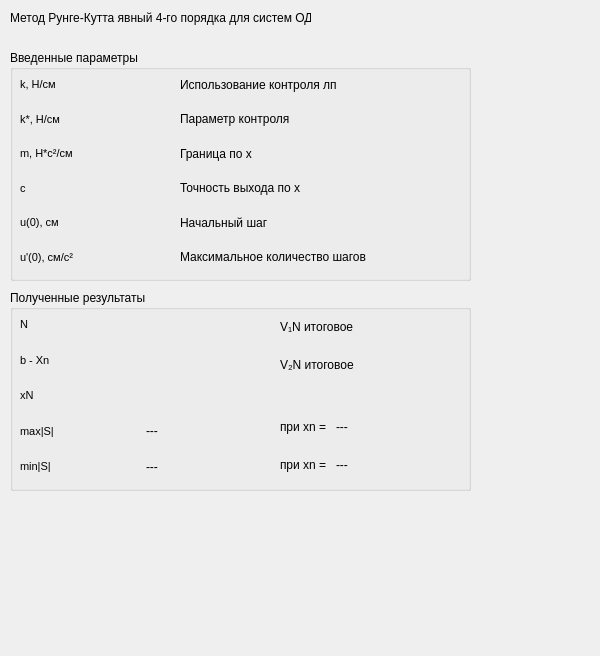
<?xml version="1.0" encoding="UTF-8"?>
<ui version="4.0">
 <class>Dialog</class>
 <widget class="QDialog" name="Dialog">
  <property name="geometry">
   <rect>
    <x>0</x>
    <y>0</y>
    <width>600</width>
    <height>656</height>
   </rect>
  </property>
  <property name="windowTitle">
   <string>Dialog</string>
  </property>
  <widget class="QGroupBox" name="groupBox">
   <property name="geometry">
    <rect>
     <x>10</x>
     <y>50</y>
     <width>461</width>
     <height>231</height>
    </rect>
   </property>
   <property name="title">
    <string>Введенные параметры</string>
   </property>
   <widget class="QWidget" name="layoutWidget">
    <property name="geometry">
     <rect>
      <x>10</x>
      <y>20</y>
      <width>151</width>
      <height>201</height>
     </rect>
    </property>
    <layout class="QGridLayout" name="gridLayout_4">
     <item row="2" column="1">
      <widget class="QLabel" name="label_8">
       <property name="text">
        <string/>
       </property>
      </widget>
     </item>
     <item row="3" column="1">
      <widget class="QLabel" name="label_9">
       <property name="text">
        <string/>
       </property>
      </widget>
     </item>
     <item row="0" column="1">
      <widget class="QLabel" name="label_2">
       <property name="text">
        <string/>
       </property>
      </widget>
     </item>
     <item row="1" column="1">
      <widget class="QLabel" name="label">
       <property name="text">
        <string/>
       </property>
      </widget>
     </item>
     <item row="0" column="0">
      <widget class="QLabel" name="label_4">
       <property name="font">
        <font>
         <pointsize>8</pointsize>
         <weight>50</weight>
         <bold>false</bold>
        </font>
       </property>
       <property name="text">
        <string>k, Н/см</string>
       </property>
      </widget>
     </item>
     <item row="1" column="0">
      <widget class="QLabel" name="label_5">
       <property name="font">
        <font>
         <pointsize>8</pointsize>
         <weight>50</weight>
         <bold>false</bold>
        </font>
       </property>
       <property name="text">
        <string>k*, Н/см</string>
       </property>
      </widget>
     </item>
     <item row="2" column="0">
      <widget class="QLabel" name="label_6">
       <property name="font">
        <font>
         <pointsize>8</pointsize>
         <weight>50</weight>
         <bold>false</bold>
        </font>
       </property>
       <property name="text">
        <string>m, Н*с²/см</string>
       </property>
      </widget>
     </item>
     <item row="3" column="0">
      <widget class="QLabel" name="label_7">
       <property name="font">
        <font>
         <pointsize>8</pointsize>
         <weight>50</weight>
         <bold>false</bold>
        </font>
       </property>
       <property name="text">
        <string>c</string>
       </property>
      </widget>
     </item>
     <item row="4" column="0">
      <widget class="QLabel" name="label_10">
       <property name="font">
        <font>
         <pointsize>8</pointsize>
         <weight>50</weight>
         <bold>false</bold>
        </font>
       </property>
       <property name="text">
        <string>u(0), см</string>
       </property>
      </widget>
     </item>
     <item row="5" column="0">
      <widget class="QLabel" name="label_11">
       <property name="font">
        <font>
         <pointsize>8</pointsize>
         <weight>50</weight>
         <bold>false</bold>
        </font>
       </property>
       <property name="text">
        <string>u'(0), см/с²</string>
       </property>
      </widget>
     </item>
     <item row="4" column="1">
      <widget class="QLabel" name="label_12">
       <property name="text">
        <string/>
       </property>
      </widget>
     </item>
     <item row="5" column="1">
      <widget class="QLabel" name="label_13">
       <property name="text">
        <string/>
       </property>
      </widget>
     </item>
    </layout>
   </widget>
   <widget class="QWidget" name="gridLayoutWidget">
    <property name="geometry">
     <rect>
      <x>170</x>
      <y>20</y>
      <width>281</width>
      <height>201</height>
     </rect>
    </property>
    <layout class="QGridLayout" name="gridLayout">
     <item row="1" column="1">
      <widget class="QLabel" name="label_17">
       <property name="text">
        <string/>
       </property>
      </widget>
     </item>
     <item row="0" column="0">
      <widget class="QLabel" name="label_14">
       <property name="text">
        <string>Использование контроля лп</string>
       </property>
      </widget>
     </item>
     <item row="1" column="0">
      <widget class="QLabel" name="label_16">
       <property name="text">
        <string>Параметр контроля</string>
       </property>
      </widget>
     </item>
     <item row="2" column="1">
      <widget class="QLabel" name="label_19">
       <property name="text">
        <string/>
       </property>
      </widget>
     </item>
     <item row="2" column="0">
      <widget class="QLabel" name="label_18">
       <property name="text">
        <string>Граница по x</string>
       </property>
      </widget>
     </item>
     <item row="3" column="0">
      <widget class="QLabel" name="label_21">
       <property name="text">
        <string>Точность выхода по x</string>
       </property>
      </widget>
     </item>
     <item row="3" column="1">
      <widget class="QLabel" name="label_20">
       <property name="text">
        <string/>
       </property>
      </widget>
     </item>
     <item row="0" column="1">
      <widget class="QLabel" name="label_15">
       <property name="text">
        <string/>
       </property>
      </widget>
     </item>
     <item row="5" column="1">
      <widget class="QLabel" name="label_22">
       <property name="text">
        <string/>
       </property>
      </widget>
     </item>
     <item row="4" column="0">
      <widget class="QLabel" name="label_23">
       <property name="text">
        <string>Начальный шаг</string>
       </property>
      </widget>
     </item>
     <item row="4" column="1">
      <widget class="QLabel" name="label_24">
       <property name="text">
        <string/>
       </property>
      </widget>
     </item>
     <item row="5" column="0">
      <widget class="QLabel" name="label_25">
       <property name="text">
        <string>Максимальное количество шагов</string>
       </property>
      </widget>
     </item>
    </layout>
   </widget>
  </widget>
  <widget class="QLabel" name="label_3">
   <property name="geometry">
    <rect>
     <x>10</x>
     <y>10</y>
     <width>301</width>
     <height>16</height>
    </rect>
   </property>
   <property name="text">
    <string>Метод Рунге-Кутта явный 4-го порядка для систем ОДУ</string>
   </property>
  </widget>
  <widget class="QGroupBox" name="groupBox_2">
   <property name="geometry">
    <rect>
     <x>10</x>
     <y>290</y>
     <width>461</width>
     <height>201</height>
    </rect>
   </property>
   <property name="title">
    <string>Полученные результаты</string>
   </property>
   <widget class="QWidget" name="layoutWidget_2">
    <property name="geometry">
     <rect>
      <x>10</x>
      <y>20</y>
      <width>245</width>
      <height>171</height>
     </rect>
    </property>
    <layout class="QGridLayout" name="gridLayout_5">
     <item row="4" column="1">
      <widget class="QLabel" name="label_36">
       <property name="text">
        <string>---</string>
       </property>
      </widget>
     </item>
     <item row="0" column="0">
      <widget class="QLabel" name="label_30">
       <property name="font">
        <font>
         <pointsize>8</pointsize>
         <weight>50</weight>
         <bold>false</bold>
        </font>
       </property>
       <property name="text">
        <string>N</string>
       </property>
      </widget>
     </item>
     <item row="3" column="1">
      <widget class="QLabel" name="label_27">
       <property name="text">
        <string>---</string>
       </property>
      </widget>
     </item>
     <item row="2" column="1">
      <widget class="QLabel" name="label_26">
       <property name="text">
        <string/>
       </property>
      </widget>
     </item>
     <item row="0" column="1">
      <widget class="QLabel" name="label_28">
       <property name="text">
        <string/>
       </property>
      </widget>
     </item>
     <item row="1" column="1">
      <widget class="QLabel" name="label_29">
       <property name="text">
        <string/>
       </property>
      </widget>
     </item>
     <item row="1" column="0">
      <widget class="QLabel" name="label_31">
       <property name="font">
        <font>
         <pointsize>8</pointsize>
         <weight>50</weight>
         <bold>false</bold>
        </font>
       </property>
       <property name="text">
        <string>b - Xn</string>
       </property>
      </widget>
     </item>
     <item row="2" column="0">
      <widget class="QLabel" name="label_32">
       <property name="font">
        <font>
         <pointsize>8</pointsize>
         <weight>50</weight>
         <bold>false</bold>
        </font>
       </property>
       <property name="text">
        <string>xN</string>
       </property>
      </widget>
     </item>
     <item row="3" column="0">
      <widget class="QLabel" name="label_33">
       <property name="font">
        <font>
         <pointsize>8</pointsize>
         <weight>50</weight>
         <bold>false</bold>
        </font>
       </property>
       <property name="text">
        <string>max|S|</string>
       </property>
      </widget>
     </item>
     <item row="4" column="0">
      <widget class="QLabel" name="label_34">
       <property name="font">
        <font>
         <pointsize>8</pointsize>
         <weight>50</weight>
         <bold>false</bold>
        </font>
       </property>
       <property name="text">
        <string>min|S|</string>
       </property>
      </widget>
     </item>
    </layout>
   </widget>
   <widget class="QWidget" name="gridLayoutWidget_2">
    <property name="geometry">
     <rect>
      <x>270</x>
      <y>120</y>
      <width>102</width>
      <height>71</height>
     </rect>
    </property>
    <layout class="QGridLayout" name="gridLayout_2">
     <item row="0" column="0">
      <widget class="QLabel" name="label_43">
       <property name="text">
        <string>при xn = </string>
       </property>
      </widget>
     </item>
     <item row="0" column="1">
      <widget class="QLabel" name="label_44">
       <property name="text">
        <string>---</string>
       </property>
      </widget>
     </item>
     <item row="1" column="0">
      <widget class="QLabel" name="label_47">
       <property name="text">
        <string>при xn = </string>
       </property>
      </widget>
     </item>
     <item row="1" column="1">
      <widget class="QLabel" name="label_45">
       <property name="text">
        <string>---</string>
       </property>
      </widget>
     </item>
    </layout>
   </widget>
   <widget class="QWidget" name="gridLayoutWidget_3">
    <property name="geometry">
     <rect>
      <x>270</x>
      <y>20</y>
      <width>181</width>
      <height>71</height>
     </rect>
    </property>
    <layout class="QGridLayout" name="gridLayout_3">
     <item row="0" column="0">
      <widget class="QLabel" name="label_46">
       <property name="text">
        <string>V₁N итоговое</string>
       </property>
      </widget>
     </item>
     <item row="0" column="1">
      <widget class="QLabel" name="label_48">
       <property name="text">
        <string/>
       </property>
      </widget>
     </item>
     <item row="1" column="0">
      <widget class="QLabel" name="label_49">
       <property name="text">
        <string>V₂N итоговое</string>
       </property>
      </widget>
     </item>
     <item row="1" column="1">
      <widget class="QLabel" name="label_50">
       <property name="text">
        <string/>
       </property>
      </widget>
     </item>
    </layout>
   </widget>
  </widget>
 </widget>
 <resources/>
 <connections/>
</ui>
